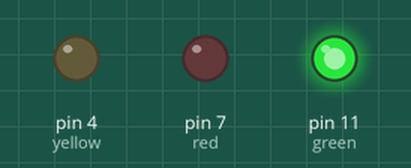
Simulated run of this sketch. Board: Arduino Uno, built with avr-gcc and run on an emulated ATmega328P. Parts: output pins drawn as LEDs (lit = HIGH).

Above: at 0.5 s.
At 1.5 s:
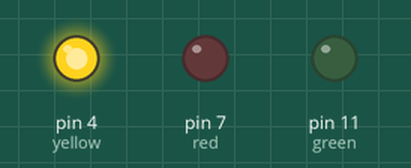
At 5.5 s:
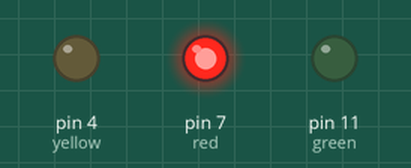
Timing chart, 0 to 6.9 s (numbered marks = the images above):
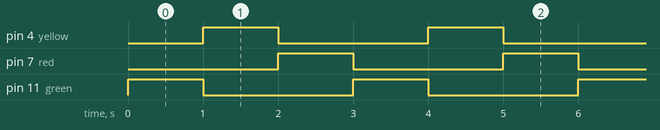

The sketch:

ledlighttesting.ino.ino
```cpp
int green = 11;
int red  = 7;
int yellow =4;
void setup() {
  // put your setup code here, to run once:
  pinMode(green, OUTPUT);
  pinMode(yellow, OUTPUT);
  pinMode(red, OUTPUT);

}

void loop() {
  digitalWrite(green, HIGH);
  delay(1000);
  digitalWrite(green, LOW);
  digitalWrite(yellow, HIGH);
  delay(1000);
  digitalWrite(yellow, LOW);
  digitalWrite(red, HIGH);
  delay(1000);
  digitalWrite(red, LOW);
  // put your main code here, to run repeatedly:

}
```

Measured:
- by itself, pin 4 (yellow), pin 7 (red), pin 11 (green): alternates HIGH for 1.0 s and LOW for 2.0 s
- by itself, everything shown: repeats every 3.0 s, in 4 steps
